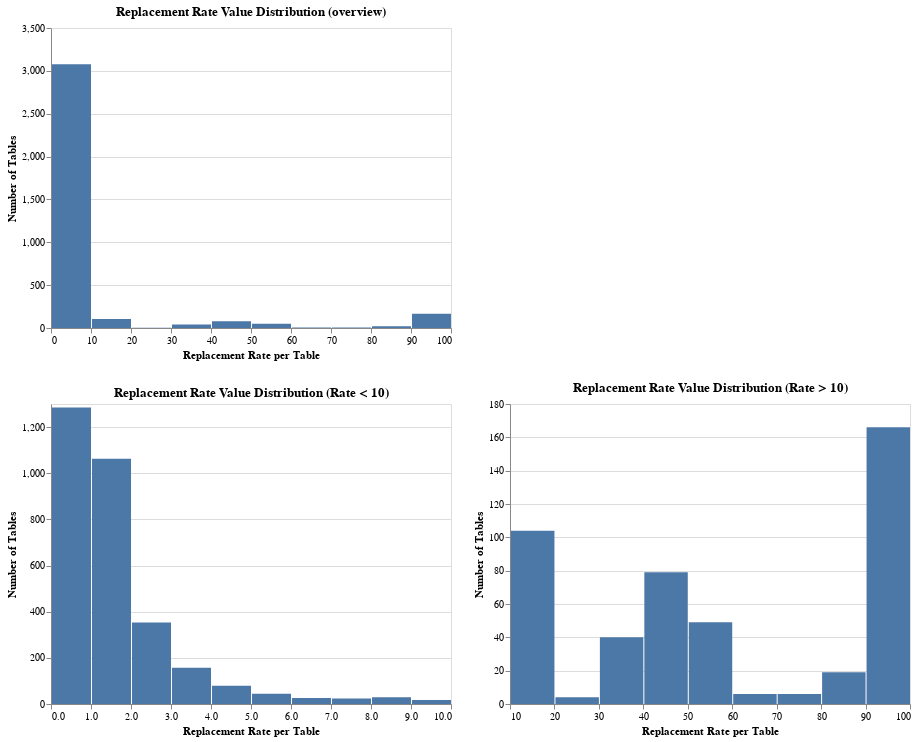

The code cell stored with this chart in its notebook:
### Markdown cell above
## Overview Rate Distribution

### Code cell
df_eva_without_0 = df_eva.loc[df_eva['replacement rate'] != 0]
df_eva_g_10 = df_eva.loc[(df_eva['replacement rate'] >= 10)]
df_eva_k_10 = df_eva.loc[(df_eva['replacement rate'] != 0) & (df_eva['replacement rate'] < 10)]

rate_over_view_aa = alt.Chart(df_eva_without_0).mark_bar(filled=True).encode(
    alt.X('replacement rate', bin = True, axis=alt.Axis(title='Replacement Rate per Table')),
    alt.Y ('count()', axis=alt.Axis(title='Number of Tables'))
).properties(width=400, height=300, title = 'Replacement Rate Value Distribution (overview)')

rate_over_view_ab1 = alt.Chart(df_eva_k_10).mark_bar(filled=True).encode(
    alt.X('replacement rate', bin = True, axis=alt.Axis(title='Replacement Rate per Table')),
    alt.Y ('count()', axis=alt.Axis(title='Number of Tables'))
).properties(width=400, height=300, title = 'Replacement Rate Value Distribution (Rate < 10)')

rate_over_view_ab2 = alt.Chart(df_eva_g_10).mark_bar(filled=True).encode(
    alt.X('replacement rate', bin = True, axis=alt.Axis(title='Replacement Rate per Table')),
    alt.Y ('count()', axis=alt.Axis(title='Number of Tables'))
).properties(width=400, height=300, title = 'Replacement Rate Value Distribution (Rate > 10)')

rate_over_view_aa & (rate_over_view_ab1 | rate_over_view_ab2)

### Figure 1 — Vega-Lite specification as saved in the notebook (floating-point values rounded to 4 significant figures; data arrays with more than 128 entries replaced by an {"elided": "..."} marker saying what was removed)
{"config": {"view": {"continuousWidth": 400, "continuousHeight": 300}}, "vconcat": [{"data": {"name": "data-0eee530b1937f3d31e8bd2e6945882c4"}, "mark": {"type": "bar", "filled": true}, "encoding": {"x": {"type": "quantitative", "axis": {"title": "Replacement Rate per Table"}, "bin": true, "field": "replacement rate"}, "y": {"type": "quantitative", "aggregate": "count", "axis": {"title": "Number of Tables"}}}, "height": 300, "title": "Replacement Rate Value Distribution (overview)", "width": 400}, {"hconcat": [{"data": {"name": "data-545edd00000bdf4bff2bb06659da818a"}, "mark": {"type": "bar", "filled": true}, "encoding": {"x": {"type": "quantitative", "axis": {"title": "Replacement Rate per Table"}, "bin": true, "field": "replacement rate"}, "y": {"type": "quantitative", "aggregate": "count", "axis": {"title": "Number of Tables"}}}, "height": 300, "title": "Replacement Rate Value Distribution (Rate < 10)", "width": 400}, {"data": {"name": "data-847f89cda82bd154c52f384dbd8b607d"}, "mark": {"type": "bar", "filled": true}, "encoding": {"x": {"type": "quantitative", "axis": {"title": "Replacement Rate per Table"}, "bin": true, "field": "replacement rate"}, "y": {"type": "quantitative", "aggregate": "count", "axis": {"title": "Number of Tables"}}}, "height": 300, "title": "Replacement Rate Value Distribution (Rate > 10)", "width": 400}]}], "$schema": "https://vega.github.io/schema/vega-lite/v4.8.1.json", "datasets": {"data-0eee530b1937f3d31e8bd2e6945882c4": {"elided": "3550 records"}, "data-545edd00000bdf4bff2bb06659da818a": {"elided": "3077 records"}, "data-847f89cda82bd154c52f384dbd8b607d": {"elided": "473 records"}}}
